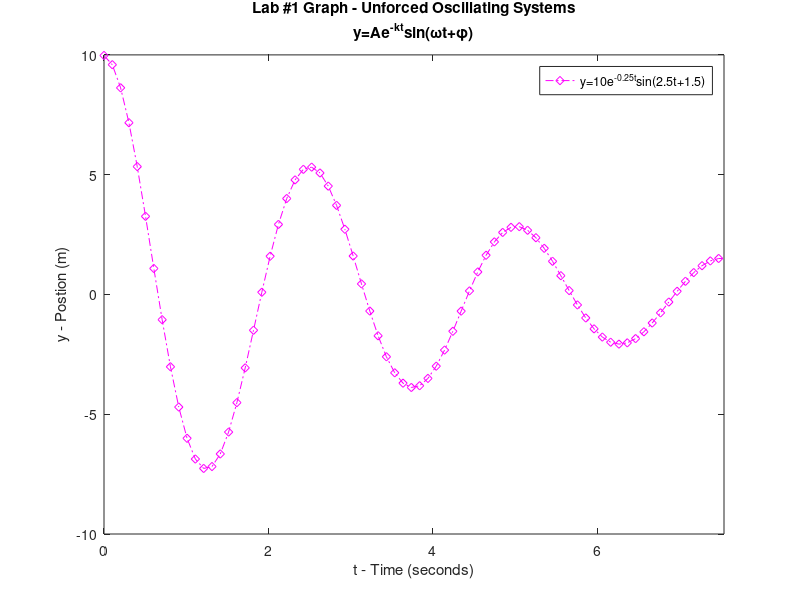

Source code (MATLAB):
%Lab Assignment #1
%Studying unforced oscillating systems. A dying spring.

A=10;
k=.25;
omega=2.5;
phi=1.5;

t=linspace(0,10);

%Our function
y=A.*exp(-k.*t).*sin(omega.*t+phi);

%Plot
plot(t,y,'-.dm');hold on;
title({'Lab #1 Graph - Unforced Oscillating Systems';'y=Ae^{-kt}sin({\omega}t+{\phi})'})
xlabel('t - Time (seconds)')
ylabel('y - Postion (m)')
axis([0 6*pi./omega -10 10])
legend('y=10e^{-0.25t}sin(2.5t+1.5)')
